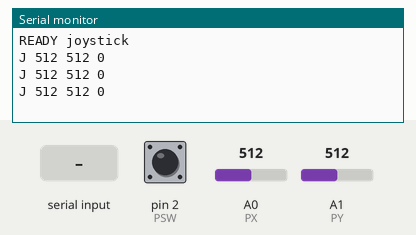
Recording of a sketch running on a simulated Arduino Uno, built with avr-gcc and run on an emulated ATmega328P. On the bench: the last lines printed to the serial monitor. The test bench sets the inputs (shaded band); at power-on: A0 (PX) = 512, A1 (PY) = 512, pin 2 (PSW) HIGH.

Above: at 1.2 s.
1.3 s: "ID?\n" received over Serial
At 1.51 s:
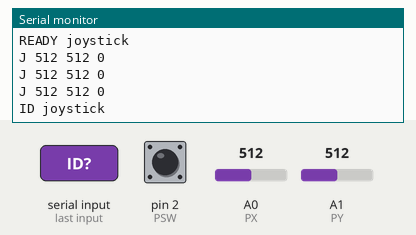
2.8 s: "1\n" received over Serial
At 3.04 s:
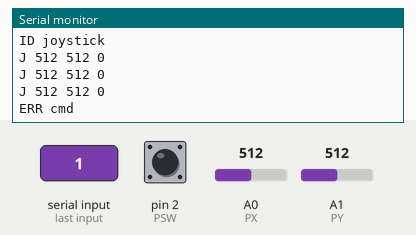
4.3 s: A0 (PX) set to 490
At 4.7 s:
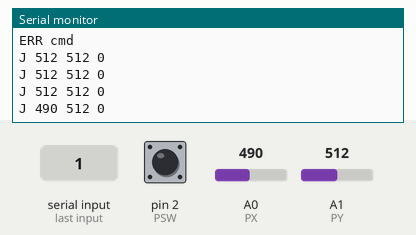
5.8 s: A1 (PY) set to 490
At 6.2 s:
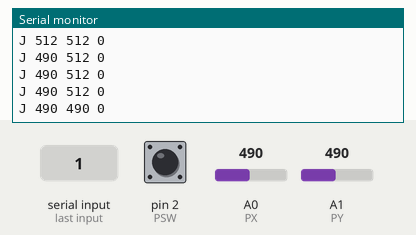
7.3 s: pin 2 (PSW) pulled LOW for 0.15 s
At 7.46 s:
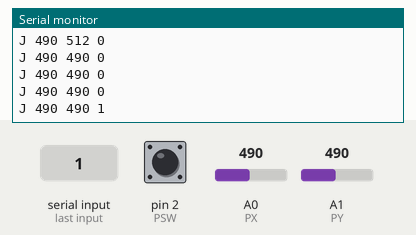
8.9 s: A0 (PX) set to 510
At 9.3 s:
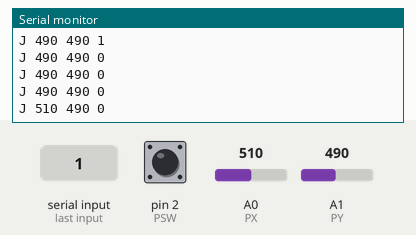
Timing chart, 0 to 11.4 s (numbered marks = the images above; inputs shaded):
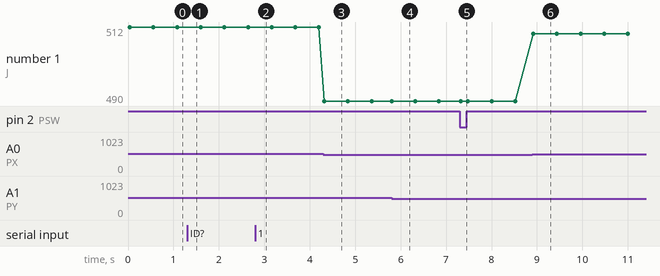

The sketch:

joystick.ino
```cpp
// UNO Lab — progetto "joystick": modulo joystick a 2 assi con pulsante.
// Collegamenti (cavetti maschio-femmina, niente breadboard):
//   GND -> GND   +5V -> 5V   VRx -> A0   VRy -> A1   SW -> pin 2
// Comandi: ID?  |  ?
// Invio: "J <x 0-1023> <y 0-1023> <pulsante 0/1>" quando cambia (e ogni mezzo secondo)
#include <Arduino.h>

const char* ID = "joystick";
const int PX = A0, PY = A1, PSW = 2;

int ux = -100, uy = -100, ub = -1;
unsigned long t0 = 0, tInvio = 0;
char buf[24];
byte len = 0;

void invia(int x, int y, int b) {
  ux = x; uy = y; ub = b; tInvio = millis();
  Serial.print("J "); Serial.print(x); Serial.print(' '); Serial.print(y); Serial.print(' '); Serial.println(b);
}

void comando(char* c) {
  if (strcmp(c, "ID?") == 0) { Serial.print("ID "); Serial.println(ID); return; }
  if (c[0] == '?') { invia(analogRead(PX), analogRead(PY), digitalRead(PSW) == LOW); return; }
  if (c[0]) Serial.println("ERR cmd");
}

void setup() {
  pinMode(PSW, INPUT_PULLUP);
  Serial.begin(115200);
  Serial.print("READY "); Serial.println(ID);
}

void loop() {
  while (Serial.available()) {
    char ch = Serial.read();
    if (ch == '\n' || ch == '\r') { buf[len] = 0; comando(buf); len = 0; }
    else if (len < sizeof(buf) - 1) buf[len++] = ch;
  }
  if (millis() - t0 < 40) return;
  t0 = millis();
  int x = analogRead(PX), y = analogRead(PY), b = digitalRead(PSW) == LOW;
  if (abs(x - ux) > 4 || abs(y - uy) > 4 || b != ub || millis() - tInvio > 500) invia(x, y, b);
}
```

Measured:
- after the input at 1.3 s, the serial monitor: prints a new line at once (image 1)
- after the input at 2.8 s, the serial monitor: prints a new line at once (image 2)
- after the input at 4.3 s, the serial monitor: prints a new line at once (image 3)
- after the input at 5.8 s, the serial monitor: prints a new line at once (image 4)
- after the input at 7.3 s, the serial monitor: prints a new line at once (image 5)
- after the input at 8.9 s, the serial monitor: prints a new line at once (image 6)
- plotted number 1: 512 → 490 after the input at 4.3 s, 490 → 510 after the input at 8.9 s
